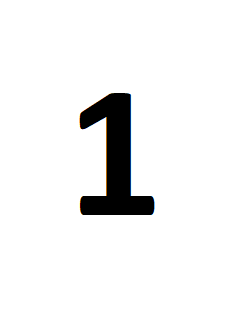
#> input picture perfect_number/1.bmp, 240 x 320 px
$ python transfer.py
#> lines starting #> are read from the running program, lines starting #| are printed output that depends on the picture
#> further down, img is the input picture: PIL image 240x320 RGB; mean R, G, B 240.4, 240.4, 240.4
from PIL import Image
path="perfect_number/1.bmp"

# Функция параллельного переноса картинки в процентном соотношении от размеров
def transfer(img, width_percent, height_percent):
#> called with width_percent = -10, height_percent = 20
    img = img.convert('RGBA')
#> img: PIL image 240x320 RGBA
    # Узнаем размеры исходного изображения
    width, height = img.size
#> width = 240; height = 320
    # Создаем шаблон белого фона
    dst_img = Image.new("L", (width, height), "white" )
#> dst_img: PIL image 240x320 L; every value is 255
    # Перенос как процент от размеров
    new_width = width*width_percent//100
#> new_width = -24
    new_height = height*height_percent//100
#> new_height = 64
    # Переносим изображение относительно фона
    dst_img.paste(img, (new_width//2, new_height//2), img)
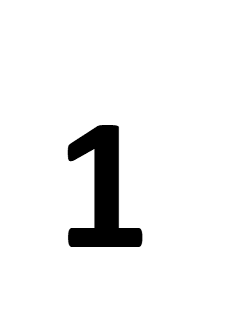
#> dst_img: PIL image 240x320 L; min 0, max 255, mean 240.4
    return(dst_img)

# Открываем исходное изображение
img = Image.open(path)
# Переносим исходное изображение на -10 процентов по горизонтали и на 20 по вертикали
img=transfer(img, -10, 20)
img.show()

$ run again, with perfect_number/0.bmp copied over perfect_number/1.bmp
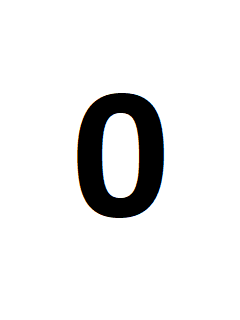
#> input picture perfect_number/0.bmp, 240 x 320 px
#> img is the input picture: PIL image 240x320 RGB; mean R, G, B 233.7, 233.7, 233.7
#> img: PIL image 240x320 RGBA
#> in transfer, `dst_img.paste(img, (new_width//2, new_height//2), img)`:
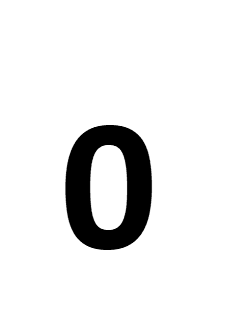
#> dst_img: PIL image 240x320 L; min 0, max 255, mean 233.7

$ run again, with perfect_number/2.bmp copied over perfect_number/1.bmp
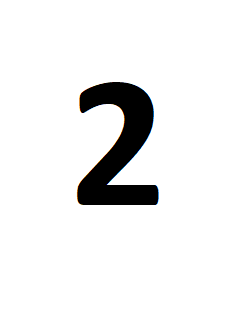
#> input picture perfect_number/2.bmp, 240 x 320 px
#> img is the input picture: PIL image 240x320 RGB; mean R, G, B 237.1, 237.1, 237.1
#> img: PIL image 240x320 RGBA
#> in transfer, `dst_img.paste(img, (new_width//2, new_height//2), img)`:
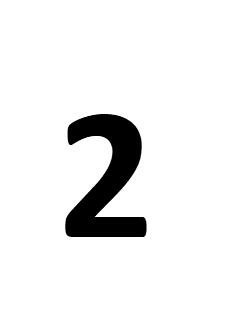
#> dst_img: PIL image 240x320 L; min 0, max 255, mean 237.1
